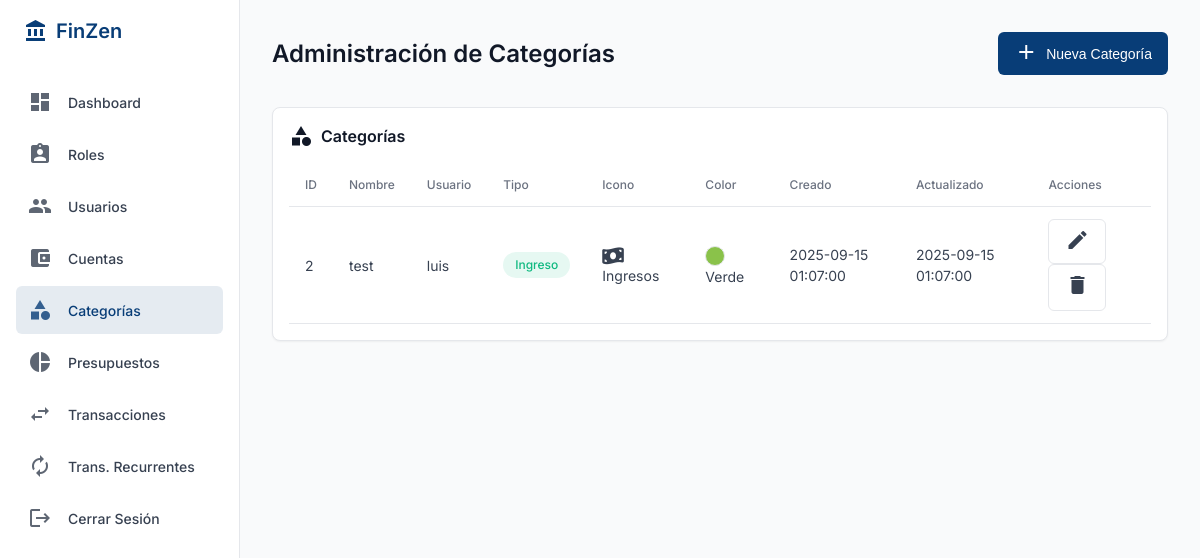
Screenshot of /admin/categorias.php with the database file from the repository.
### tables this page shows
CREATE TABLE `categorias` (
  `id` int(10) UNSIGNED NOT NULL,
  `usuario_id` int(10) UNSIGNED NOT NULL,
  `nombre` varchar(50) NOT NULL,
  `tipo` enum('ingreso','gasto') NOT NULL,
  `icono` varchar(50) DEFAULT 'category',
  `color` char(7) DEFAULT '#1976D2',
  `creado_en` timestamp NOT NULL DEFAULT current_timestamp(),
  `actualizado_en` timestamp NULL DEFAULT NULL ON UPDATE current_timestamp()
);

CREATE TABLE `usuarios` (
  `id` int(10) UNSIGNED NOT NULL,
  `nombre_usuario` varchar(100) NOT NULL,
  `correo_electronico` varchar(150) NOT NULL,
  `hash_contraseña` varchar(255) NOT NULL,
  `rol_id` tinyint(3) UNSIGNED NOT NULL DEFAULT 2,
  `activo` tinyint(1) DEFAULT 1,
  `creado_en` timestamp NOT NULL DEFAULT current_timestamp(),
  `actualizado_en` timestamp NULL DEFAULT NULL ON UPDATE current_timestamp()
);

### admin/categorias.php (the view, shortened to what this page needs)
<?php
$servername = "localhost";
$username = "root";
$password = "";
$dbname = "finzen";
try {
    $conn = new PDO(
        "mysql:host=$servername;dbname=$dbname",
        $username,
        $password
    );
    $conn->setAttribute(PDO::ATTR_ERRMODE, PDO::ERRMODE_EXCEPTION);
} catch (PDOException $e) {
    die("Conexión fallida: " . $e->getMessage());
}
$tipos = [
    "ingreso" => "Ingreso",
    "gasto" => "Gasto",
    "transferencia" => "Transferencia",
];
$iconos = [
    "fa-shopping-cart" => "Compras",
    "fa-utensils" => "Comida",
    "fa-car" => "Transporte",
    "fa-home" => "Hogar",
    "fa-tv" => "Entretenimiento",
    "fa-heartbeat" => "Salud",
    "fa-graduation-cap" => "Educación",
    "fa-money-bill-wave" => "Ingresos",
    "fa-piggy-bank" => "Ahorros",
    "fa-gift" => "Regalos",
];
$colores = [
    "#FF6384" => "Rojo",
    "#36A2EB" => "Azul",
    "#FFCE56" => "Amarillo",
    "#4BC0C0" => "Turquesa",
    "#9966FF" => "Morado",
    "#FF9F40" => "Naranja",
    "#8AC24A" => "Verde",
    "#F06292" => "Rosa",
    "#7986CB" => "Índigo",
    "#A1887F" => "Marrón",
];
try {
    $stmt = $conn->prepare(
        "SELECT c.*, u.nombre_usuario FROM categorias c LEFT JOIN usuarios u ON c.usuario_id = u.id"
    );
    $stmt->execute();
    $categorias = $stmt->fetchAll(PDO::FETCH_ASSOC);
} catch (PDOException $e) {
    die("Error al obtener categorías: " . $e->getMessage());
}
?>
<!DOCTYPE html>
<html lang="es">
<head>
    <link rel="stylesheet" href="https://cdnjs.cloudflare.com/ajax/libs/font-awesome/6.4.0/css/all.min.css">
</head>
<body>
    <div class="container">
        <div class="sidebar">
            <div class="logo">
                <i class="material-icons">account_balance</i>
                <span>FinZen</span>
            </div>
            <nav>
                <a href="index.php" class="menu-item">
                    <i class="material-icons">dashboard</i>
                    <span>Dashboard</span>
                </a>
                <a href="roles.php" class="menu-item">
                    <i class="material-icons">assignment_ind</i>
                    <span>Roles</span>
                </a>
                <a href="usuarios.php" class="menu-item">
                    <i class="material-icons">people</i>
                    <span>Usuarios</span>
                </a>
                <a href="cuentas.php" class="menu-item">
                    <i class="material-icons">account_balance_wallet</i>
                    <span>Cuentas</span>
                </a>
                <a href="#" class="menu-item active">
                    <i class="material-icons">category</i>
                    <span>Categorías</span>
                </a>
                <a href="presupuestos.php" class="menu-item">
                    <i class="material-icons">pie_chart</i>
                    <span>Presupuestos</span>
                </a>
                <a href="transacciones.php" class="menu-item">
                    <i class="material-icons">swap_horiz</i>
                    <span>Transacciones</span>
                </a>
                <a href="transacciones-recurrentes.php" class="menu-item">
                    <i class="material-icons">autorenew</i>
                    <span>Trans. Recurrentes</span>
                </a>
                <a href="../auth/logout.php" class="menu-item">
                    <i class="material-icons">logout</i>
                    <span>Cerrar Sesión</span>
                </a>
            </nav>
        </div>
        <div class="main-content">
            <header class="header">
                <h1 class="page-title">Administración de Categorías</h1>
                <button class="btn btn-primary modal-button" data-target="addCategoriaModal">
                    <span class="icon"><i class="material-icons">add</i></span>
                    <span>Nueva Categoría</span>
                </button>
            </header>
            <div class="card">
                <div class="card-header">
                    <h2 class="card-title">
                        <i class="material-icons">category</i>
                        <span>Categorías</span>
                    </h2>
                </div>
                <div class="card-content">
                    <table class="table">
                        <thead>
                            <tr>
                                <th>ID</th>
                                <th>Nombre</th>
                                <th>Usuario</th>
                                <th>Tipo</th>
                                <th>Icono</th>
                                <th>Color</th>
                                <th>Creado</th>
                                <th>Actualizado</th>
                                <th>Acciones</th>
                            </tr>
                        </thead>
                        <tbody>
                            <?php foreach ($categorias as $categoria): ?>
                            <tr>
                                <td><?php echo htmlspecialchars($categoria["id"]); ?></td>
                                <td><?php echo htmlspecialchars($categoria["nombre"]); ?></td>
                                <td><?php echo htmlspecialchars($categoria["nombre_usuario"] ?? "Sin usuario"); ?></td>
                                <td>
                                    <span class="badge <?php echo $categoria["tipo"] === "ingreso" ? "badge-success" : ($categoria["tipo"] === "gasto" ? "badge-error" : "badge-info"); ?>">
                                        <?php echo htmlspecialchars($tipos[$categoria["tipo"]] ?? $categoria["tipo"]); ?>
                                    </span>
                                </td>
                                <td>
                                    <?php if (!empty($categoria["icono"])): ?>
                                        <i class="fas <?php echo htmlspecialchars($categoria["icono"]); ?> icon-preview"></i>
                                        <?php echo htmlspecialchars($iconos[$categoria["icono"]] ?? $categoria["icono"]); ?>
                                    <?php else: ?>
                                        <span>Sin icono</span>
                                    <?php endif; ?>
                                </td>
                                <td>
                                    <span class="color-circle" style="background-color: <?php echo htmlspecialchars($categoria["color"]); ?>"></span>
                                    <?php echo htmlspecialchars($colores[$categoria["color"]] ?? $categoria["color"]); ?>
                                </td>
                                <td><?php echo htmlspecialchars($categoria["creado_en"]); ?></td>
                                <td><?php echo htmlspecialchars($categoria["actualizado_en"]); ?></td>
                                <td>
                                    <button class="btn btn-outlined btn-action edit-button" data-target="editCategoriaModal"
                                            data-id="<?php echo $categoria["id"]; ?>"
                                            data-usuario_id="<?php echo $categoria["usuario_id"]; ?>"
                                            data-nombre="<?php echo htmlspecialchars($categoria["nombre"]); ?>"
                                            data-tipo="<?php echo $categoria["tipo"]; ?>"
                                            data-icono="<?php echo $categoria["icono"]; ?>"
                                            data-color="<?php echo $categoria["color"]; ?>">
                                        <span class="icon"><i class="material-icons">edit</i></span>
                                    </button>
                                    <a href="?delete=<?php echo $categoria["id"]; ?>" class="btn btn-outlined btn-action"
                                       onclick="return confirm('¿Estás seguro de eliminar esta categoría?')">
                                        <span class="icon"><i class="material-icons">delete</i></span>
                                    </a>
                                </td>
                            </tr>
                            <?php endforeach; ?>
                        </tbody>
                    </table>
                </div>
            </div>
        </div>
    </div>
</body>
</html>

### admin/categorias.php (style rules this page uses)
:root { --primary: #083D77; --secondary: #10b981; --error: #ef4444; --background: #f9fafb; --surface: #ffffff; --on-surface: #111827; --on-background: #374151; --border: #e5e7eb; --border-radius: 8px; --spacing: 1rem; --shadow-sm: 0 1px 2px 0 rgba(0, 0, 0, 0.05); }
* { box-sizing: border-box; margin: 0; padding: 0; }
body { font-family: 'Inter', sans-serif; background-color: var(--background); color: var(--on-background); line-height: 1.5; -webkit-font-smoothing: antialiased; }
.container { display: grid; grid-template-columns: 240px 1fr; min-height: 100vh; }
.sidebar { background-color: var(--surface); border-right: 1px solid var(--border); padding: var(--spacing); position: fixed; height: 100vh; width: 240px; }
.logo { font-size: 1.25rem; font-weight: 600; margin-bottom: 2rem; display: flex; align-items: center; color: var(--primary); padding: 0 0.5rem; }
.logo i { margin-right: 0.5rem; }
.menu-item { display: flex; align-items: center; padding: 0.75rem; margin-bottom: 0.25rem; border-radius: 6px; text-decoration: none; color: var(--on-background); font-size: 0.875rem; font-weight: 500; }
.menu-item i { margin-right: 1rem; opacity: 0.8; }
.menu-item.active { background-color: rgba(8, 61, 119, 0.1); color: var(--primary); }
.main-content { grid-column: 2; padding: 2rem; }
.header { display: flex; justify-content: space-between; align-items: center; margin-bottom: 2rem; }
.page-title { font-size: 1.5rem; font-weight: 600; color: var(--on-surface); }
.btn { display: inline-flex; align-items: center; padding: 0.5rem 1rem; border-radius: 6px; text-decoration: none; font-weight: 500; cursor: pointer; border: none; font-size: 0.875rem; gap: 0.5rem; }
.btn-primary { background-color: var(--primary); color: white; }
.btn-outlined { background-color: transparent; border: 1px solid var(--border); color: var(--on-background); }
.card { background-color: var(--surface); border-radius: var(--border-radius); border: 1px solid var(--border); padding: var(--spacing); margin-bottom: var(--spacing); box-shadow: var(--shadow-sm); }
.card-header { display: flex; justify-content: space-between; align-items: center; margin-bottom: var(--spacing); }
.card-title { font-size: 1rem; font-weight: 600; display: flex; align-items: center; color: var(--on-surface); gap: 0.5rem; }
.table { width: 100%; border-collapse: collapse; font-size: 0.875rem; }
.table th, .table td { padding: 0.75rem 1rem; text-align: left; border-bottom: 1px solid var(--border); }
.table th { font-weight: 500; color: #6b7280; font-size: 0.75rem; }
.badge { display: inline-flex; align-items: center; padding: 0.25rem 0.75rem; border-radius: 9999px; font-size: 0.75rem; font-weight: 500; }
.badge-success { background-color: rgba(16, 185, 129, 0.1); color: var(--secondary); }
.color-circle { width: 20px; height: 20px; border-radius: 50%; display: inline-block; margin-right: 5px; border: 1px solid var(--border); vertical-align: middle; }
.icon-preview { font-size: 1.2rem; margin-right: 5px; color: var(--on-background); vertical-align: middle; }

### rows the page displays
categorias: id "2", nombre "test", usuario.nombre_usuario "luis", tipo "Ingreso", icono "Ingresos", color "Verde", creado_en "2025-09-15 01:07:00", actualizado_en "2025-09-15 01:07:00"
